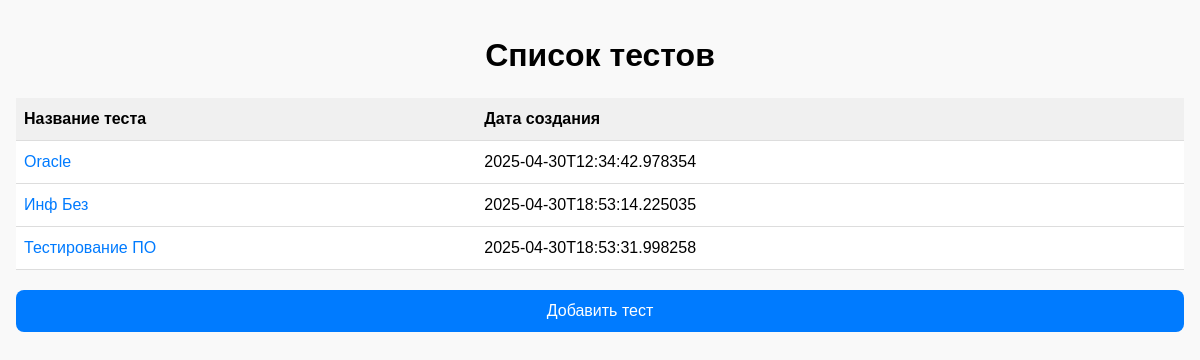
/, run on an earlier commit of the app's database.
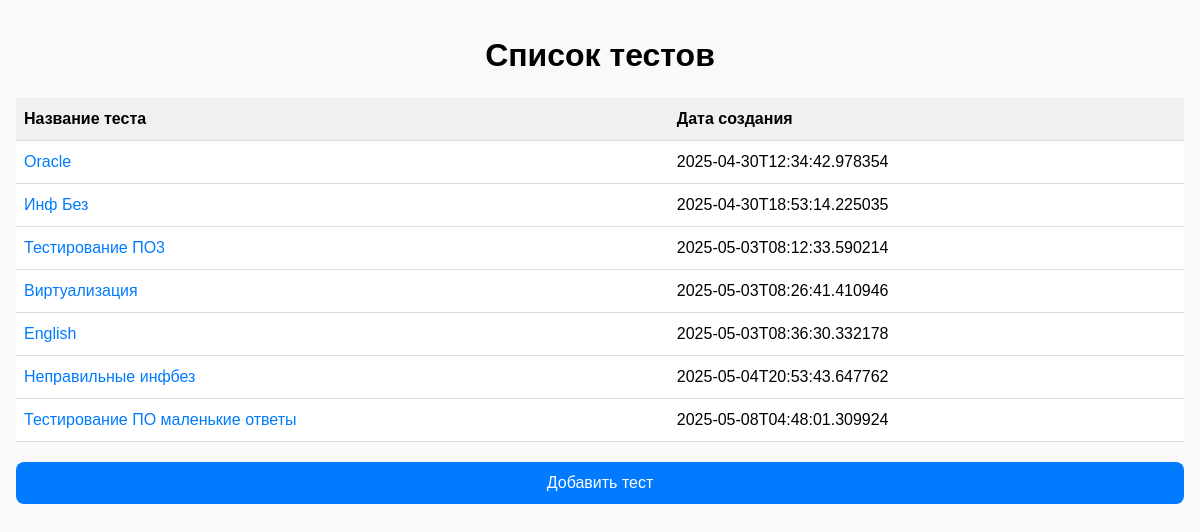
And on a later commit of the database.
### tables this page shows
CREATE TABLE tests (
        id INTEGER PRIMARY KEY AUTOINCREMENT,
        name TEXT NOT NULL,
        created_at TEXT NOT NULL
    );

### app.py (the view)
@app.route("/", methods=["GET"])
def index():
    conn = sqlite3.connect(app.config["DATABASE"])
    c = conn.cursor()
    c.execute("SELECT id, name, created_at FROM tests")
    tests = c.fetchall()
    conn.close()
    return render_template("index.html", tests=tests)

### templates/index.html (shortened to what this page needs)
<!doctype html>
<html>
<head>
</head>
<body>
    <h1>Список тестов</h1>
    <table>
        <thead>
            <tr>
                <th>Название теста</th>
                <th>Дата создания</th>
            </tr>
        </thead>
        <tbody>
            {% for test in tests %}
                <tr>
                    <td data-label="Название теста">
                        <a href="{{ url_for('take_test_html', test_id=test[0]) }}">{{ test[1] }}</a>
                    </td>
                    <td data-label="Дата создания">{{ test[2] }}</td>
                </tr>
            {% endfor %}
        </tbody>
    </table>
    <a href="{{ url_for('upload') }}"><button>Добавить тест</button></a>
</body>
</html>

What changed in the data, as far as the page shows it:
removed tests: name "Тестирование ПО", created_at "2025-04-30T18:53:31.998258"
added tests: name "Тестирование ПО3", created_at "2025-05-03T08:12:33.590214"
added tests: name "Виртуализация", created_at "2025-05-03T08:26:41.410946"
added tests: name "English", created_at "2025-05-03T08:36:30.332178"
added tests: name "Неправильные инфбез", created_at "2025-05-04T20:53:43.647762"
added tests: name "Тестирование ПО маленькие ответы", created_at "2025-05-08T04:48:01.309924"
